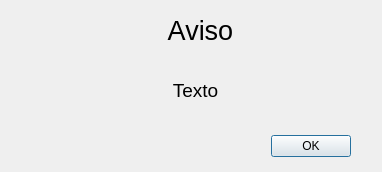
<?xml version="1.0" encoding="UTF-8"?>
<ui version="4.0">
 <class>Dialog</class>
 <widget class="QDialog" name="Dialog">
  <property name="geometry">
   <rect>
    <x>0</x>
    <y>0</y>
    <width>382</width>
    <height>172</height>
   </rect>
  </property>
  <property name="windowTitle">
   <string>Dialog</string>
  </property>
  <widget class="QDialogButtonBox" name="buttonBox">
   <property name="geometry">
    <rect>
     <x>10</x>
     <y>130</y>
     <width>341</width>
     <height>32</height>
    </rect>
   </property>
   <property name="orientation">
    <enum>Qt::Horizontal</enum>
   </property>
   <property name="standardButtons">
    <set>QDialogButtonBox::Ok</set>
   </property>
  </widget>
  <widget class="QLabel" name="labelTitulo">
   <property name="geometry">
    <rect>
     <x>120</x>
     <y>10</y>
     <width>161</width>
     <height>41</height>
    </rect>
   </property>
   <property name="font">
    <font>
     <pointsize>20</pointsize>
    </font>
   </property>
   <property name="text">
    <string>Aviso</string>
   </property>
   <property name="alignment">
    <set>Qt::AlignCenter</set>
   </property>
  </widget>
  <widget class="QLabel" name="labelTexto">
   <property name="geometry">
    <rect>
     <x>10</x>
     <y>50</y>
     <width>371</width>
     <height>81</height>
    </rect>
   </property>
   <property name="font">
    <font>
     <pointsize>14</pointsize>
    </font>
   </property>
   <property name="text">
    <string>Texto</string>
   </property>
   <property name="alignment">
    <set>Qt::AlignCenter</set>
   </property>
  </widget>
 </widget>
 <resources/>
 <connections>
  <connection>
   <sender>buttonBox</sender>
   <signal>accepted()</signal>
   <receiver>Dialog</receiver>
   <slot>accept()</slot>
   <hints>
    <hint type="sourcelabel">
     <x>248</x>
     <y>254</y>
    </hint>
    <hint type="destinationlabel">
     <x>157</x>
     <y>274</y>
    </hint>
   </hints>
  </connection>
  <connection>
   <sender>buttonBox</sender>
   <signal>rejected()</signal>
   <receiver>Dialog</receiver>
   <slot>reject()</slot>
   <hints>
    <hint type="sourcelabel">
     <x>316</x>
     <y>260</y>
    </hint>
    <hint type="destinationlabel">
     <x>286</x>
     <y>274</y>
    </hint>
   </hints>
  </connection>
 </connections>
</ui>
